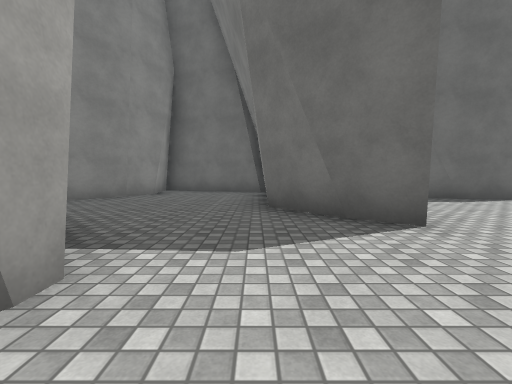
view 1 (above)

21 first-person views from a walk through a Unity game level. The camera is 1.2 m above the floor, tilts 4° down and sees 90° across. The floor is counted in squares, 2 m on a side. Each view is taken from the middle of a square. On the plan, view 1 faces up. The plan holds only what a view shows up to about 9 squares ahead; the rest is blank. The place goes on beyond the plan. The player is left out. Some surface patterns are stand-ins.

view 2
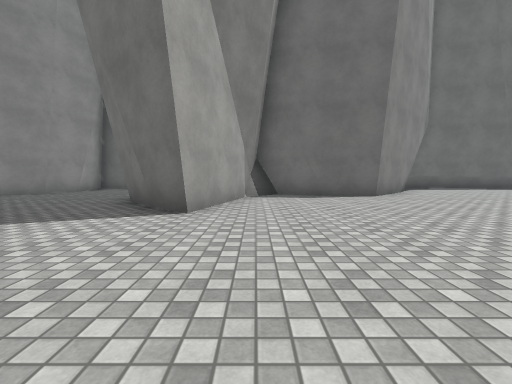

view 3
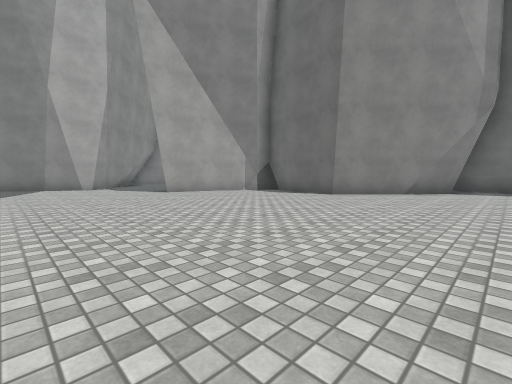

view 4
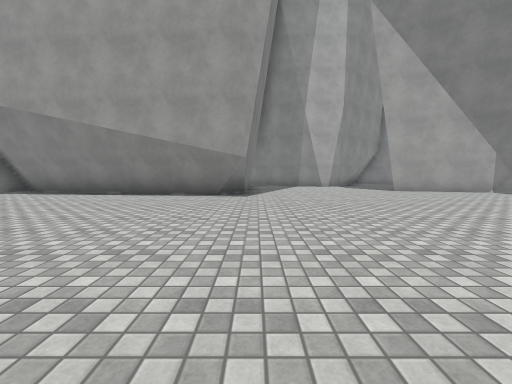

view 5
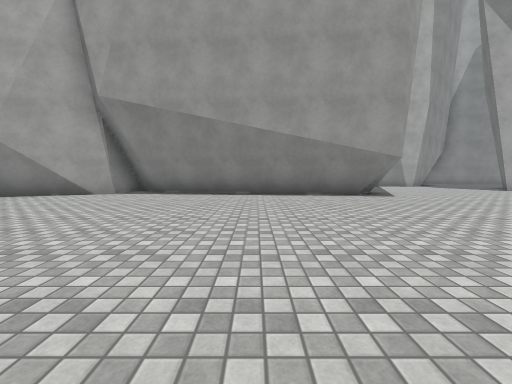

view 6
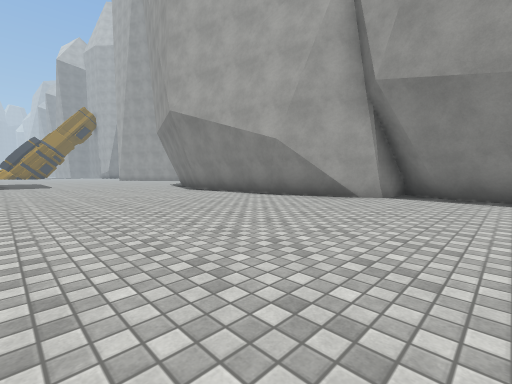

view 7
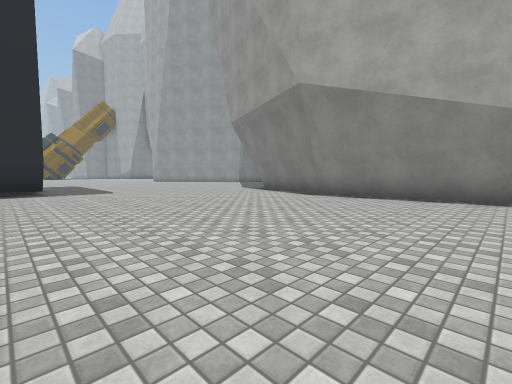

view 8
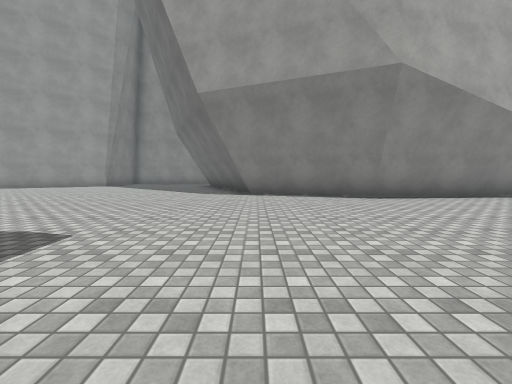

view 9
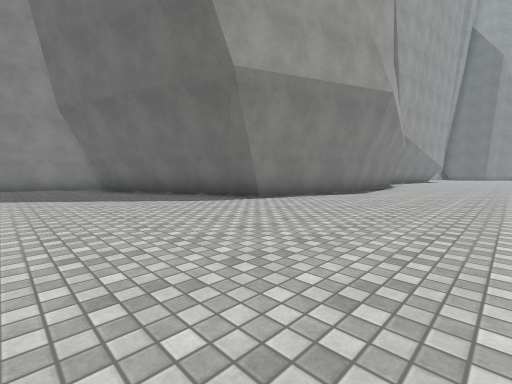

view 10
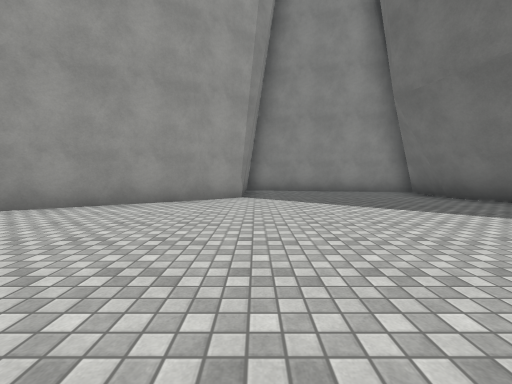

view 11
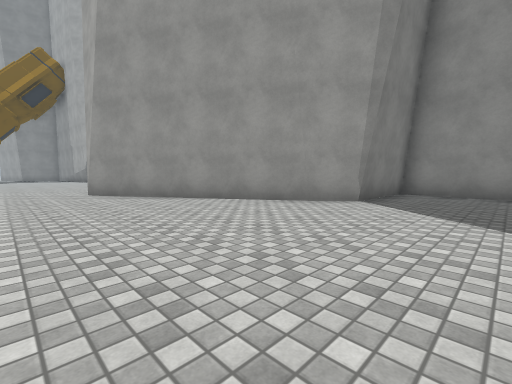

view 12
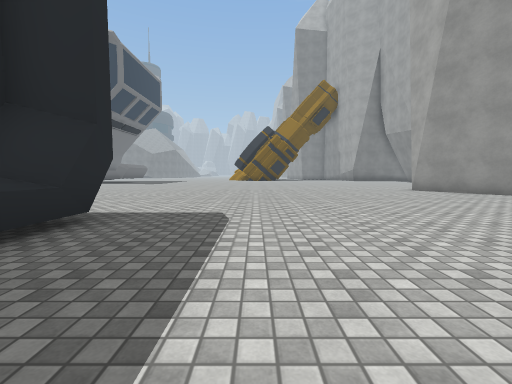

view 13
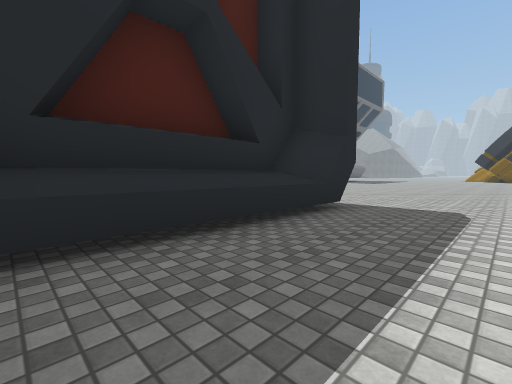

view 14
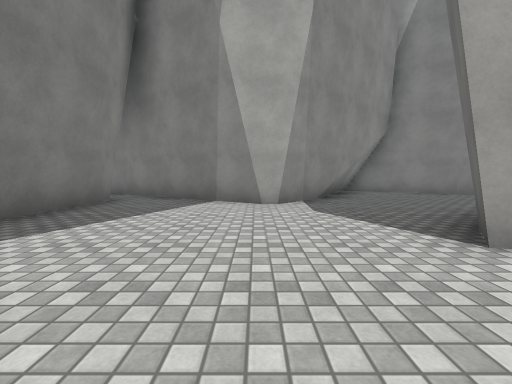

view 15
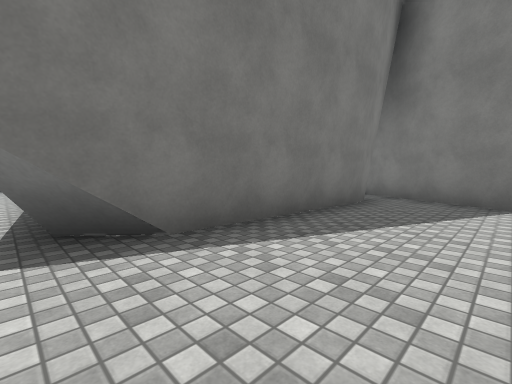

view 16
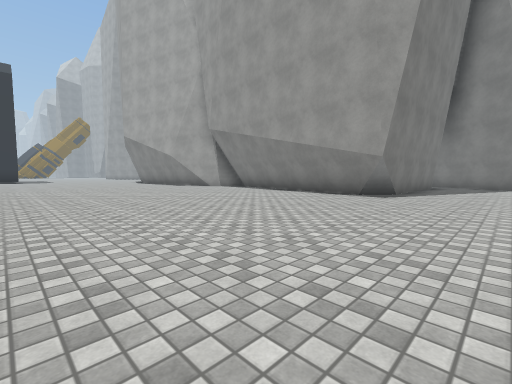

view 17
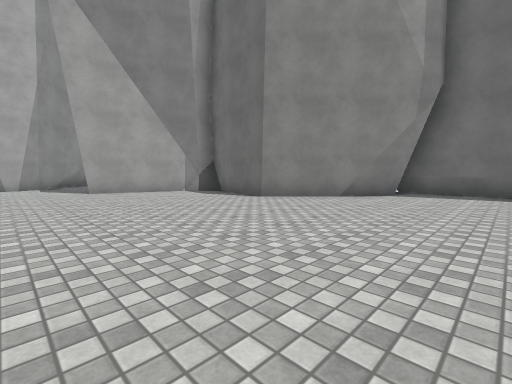

view 18
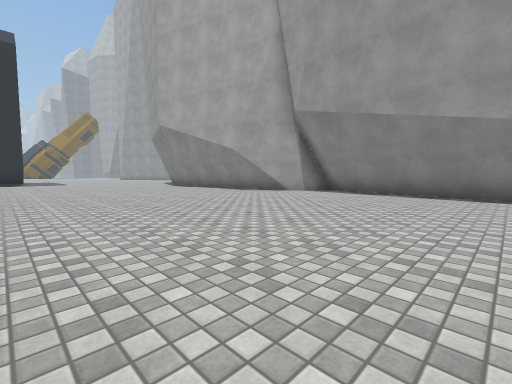

view 19
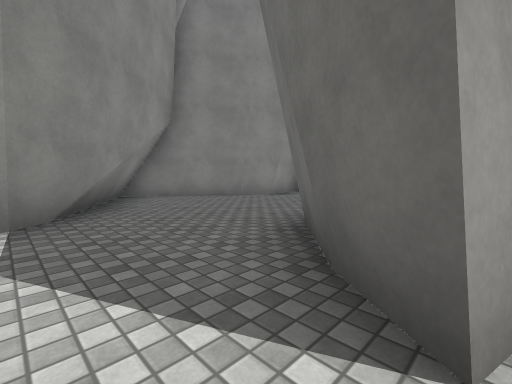

view 20
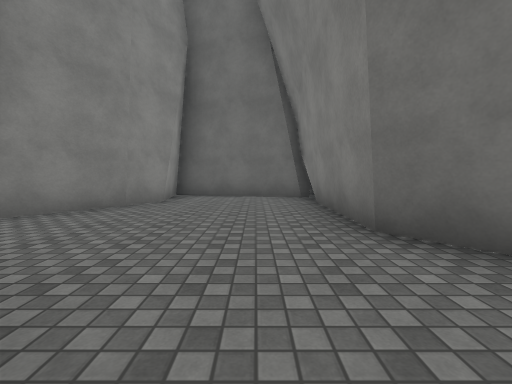

view 21
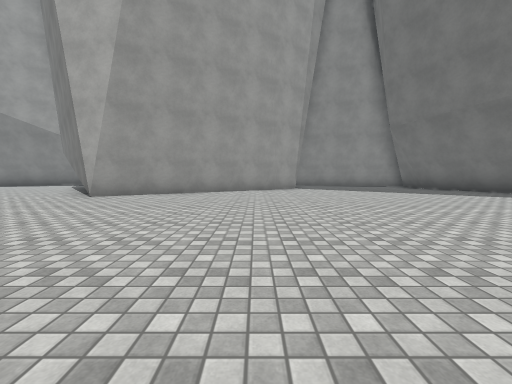

### Floor plan
Points are (right, up) in squares from view 1. A wall is a line through its corners. A room is listed if a view was taken in it or the views show most of it. See-through windows are left out.
Room 1 (views 1, 2, 3, 4, 5, 6, 7, 8, 9, 10, 11, 12, 13, 14, 15, 16, 17, 18, 19, 20, 21)
walls: (4.4, -12.4) (4.6, -16.9) (3.5, -20.2); (3.8, -11) (4.2, -12.6); (1.9, -10.1) (3.2, -10.3) (4.2, -11.7); (3.5, -20.4) (2.4, -20.7); (3.5, -20.6) (2.7, -20.8) (-1.4, -22.7); (10.1, -21.7) (11, -21.7); (10.1, -22) (11, -22); (4, -2.7) (2.8, -9.2) (2.1, -10.1); (-1.5, -22.5) (-3, -22.4); (-3.4, -21.9) (-4.3, -27.2) (-1.6, -27.3) (-0.8, -28.3); (-1.3, -2.2) (4.2, -2.3) (2.9, -9.5) (2.4, -10.2); (-2.1, -2.4) (-1.1, -2.2); (10.1, -27.1) (11.3, -26.7) (11.3, -23); (10.2, -28) (10.2, -22.9); (-0.9, -28.1) (2.3, -33.4); (1.1, 3.4) (0.2, 4.5) (0.3, 8.2); (-3.2, 3.6) (-1.1, 1.5) (-1.1, 1) (-3.9, -3.5); (4.9, 6.1) (3.3, 6.7) (2.9, 6.3) (1.9, 2.8) (0.9, 3.6); (3.5, 6.7) (2.7, 5.7); (-5.2, 4.4) (-2.4, 2.9); (8.3, 7.9) (6.3, 5.9) (4.5, 6.2); (8.9, 8.9) (7.9, 7.4); (-3.5, 7) (-5.1, 4.6) (-2.9, 3.4); (0.1, 8.5) (-3.2, 9.4) (-3, 7.9) (-3.5, 6.9); (11.1, 9.4) (8.4, 9.9)
low walls: (4.1, -12.4) (4.4, -17); (2.6, -9.1) (1.9, -10.1); (2.8, -7.9) (2.6, -8.9); (3.5, -20.2) (2.3, -20.5); (2.5, -20.6) (-1.5, -22.5); (10.1, -22.2) (11.1, -22.2); (-1.5, -22.2) (-3, -22.1); (11, 9.6) (8.3, 10.1)

Where each view was taken, in squares from view 1:
view 1: 0 up, 0 right, facing up
view 2: 1 down, 3 right, facing up
view 3: 1 down, 10 right, facing up-left
view 4: 2 down, 11 right, facing left
view 5: 6 down, 11 right, facing left
view 6: 8 down, 10 right, facing down-left
view 7: 13 down, 11 right, facing down-left
view 8: 20 down, 11 right, facing left
view 9: 25 down, 8 right, facing up-left
view 10: 27 down, 5 right, facing left
view 11: 25 down, 4 right, facing down-left
view 12: 24 down, 8 right, facing down
view 13: 23 down, 8 right, facing down-right
view 14: 1 up, 4 right, facing left
view 15: 0 up, 4 right, facing down-left
view 16: 0 up, 11 right, facing down-left
view 17: 1 up, 11 right, facing up-left
view 18: 5 down, 11 right, facing down-left
view 19: 2 up, 2 right, facing up-left
view 20: 2 up, 1 left, facing up
view 21: 29 down, 9 right, facing left
